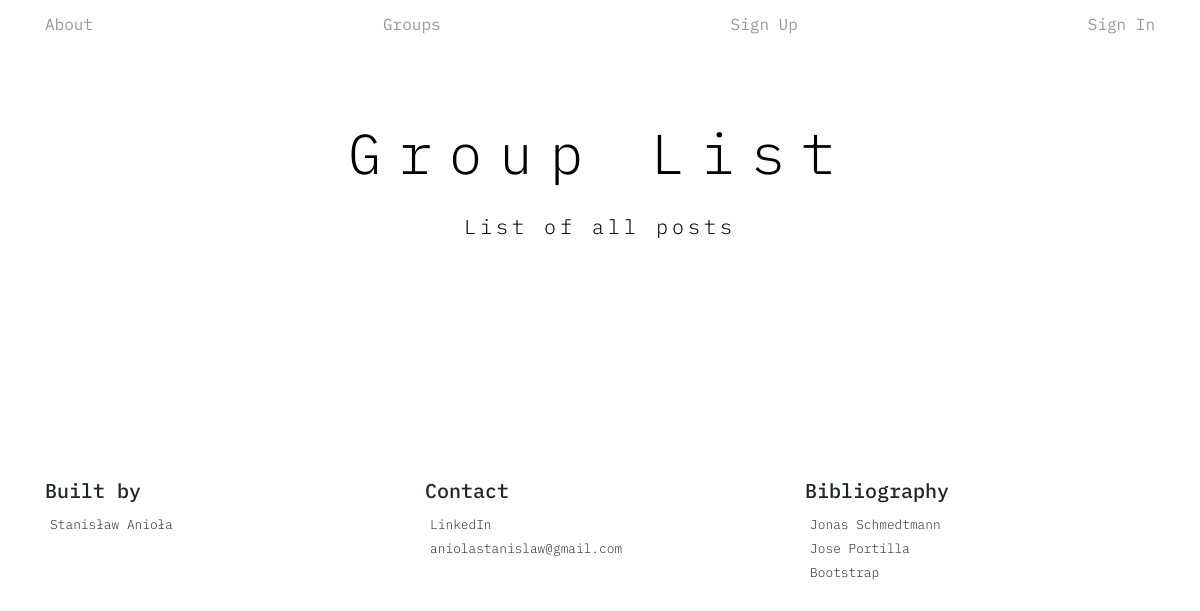
Page /group_app/group_list/ on the earlier database version.
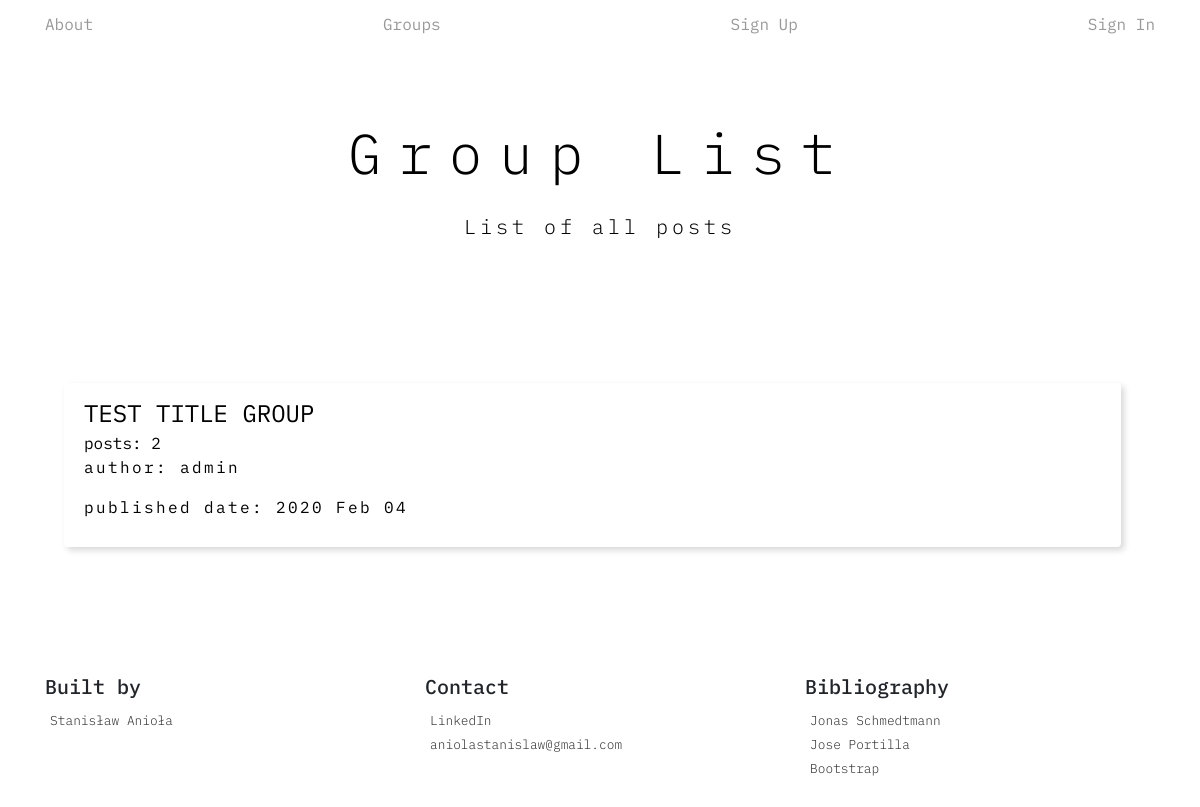
Same page on the later database version.
### group_app/models.py (models this page shows, shortened)
class GroupModel(models.Model):
    group_author = models.ForeignKey(User, on_delete=models.CASCADE)
    group_title = models.CharField(max_length=264)
    group_description = models.TextField(max_length=264)
    group_creation_date = models.DateTimeField(default=timezone.now)
    group_published_date = models.DateTimeField(blank=True, null=True)
    def view_approved_comment(self):
        return self.post_belong_to_group.filter(post_approved=True)

### group_app/views.py (the view)
class GroupListView(generic.ListView):
    model = models.GroupModel
    context_object_name = 'group_list'
    template_name = 'group_app/group_list.html'

### group_app/templates/group_app/group_list.html (shortened to what this page needs)
{% extends 'main/base.html' %}
    {% block head_primary %}Group List{% endblock %}
    {% block head_sub %}
        {% if user.is_authenticated %}
            <p>Welcome back {{ user.username }}</p>
        {% else %}
            List of all posts
        {% endif %}
    {% endblock %}
    {% block content %}
        {% block group_content %}
            <ol class="list-group list-group-flush container">
                {% for group in group_list %}
                {% if group.group_published_date %}
                    <li class="list-group-item group-list-element">
                        <div class="d-md-flex flex-md-equal w-100">
                            <div class="overflow-hidden">
                                <div class="group-link-list-box">
                                    <div class="group-link-list-box-major">
                                        <a class="group-link" href="{% url 'group_app:group_detail' pk=group.pk %}">{{ group.group_title }}</a>
                                    </div>
                                </div>
                                {% if group.view_approved_comment %}
                                    post{{ group.post_belong_to_group.count|pluralize }}:
                                    <span>{{ group.post_belong_to_group.count }}</span>
                                {% else %}
                                    post: 0
                                {% endif %}
                                <p class="group-description">author: {{ group.group_author }}</p>
                                <p class="group-description">published date: {{ group.group_published_date|date:"Y M d" }}</p>
                            </div>
                        </div>
                    </li>
                {% endif %}
                {% endfor %}
            </ol>
        {% endblock %}
    {% endblock %}

### templates/main/base.html (shortened to what this page needs)
<!DOCTYPE html>
{% load staticfiles %}
<html lang="en">
<head>
    <link rel="stylesheet" type="text/css" href="{% static 'css/style.css' %}">
    <link rel="stylesheet" href="https://stackpath.bootstrapcdn.com/bootstrap/4.3.1/css/bootstrap.min.css">
</head>
<body>
    <nav class="site-header sticky-top py-1">
        <div class="container d-flex flex-column flex-md-row justify-content-between">
            <a class="py-2 d-md-inline-block" href="{% url 'index_view' %}">About</a>
            <a class="py-2 d-md-inline-block" href="{% url 'group_app:group_list' %}">Groups</a>
            {% if not user.is_authenticated %}
                <a class="py-2 d-md-inline-block" href="{% url 'register_app:register_user' %}">Sign Up</a>
                <a class="py-2 d-md-inline-block" href="{% url 'login_app:login_user' %}">Sign In</a>
            {% else %}
                <a class="py-2 d-md-inline-block" href="{% url 'login_app:logout_user' %}">Sign Out</a>
            {% endif %}
        </div>
    </nav>
    <div class="position-relative overflow-hidden text-center">
        <div class="col-md-10 mx-auto mb-n5 mt-4 heading-primary">
            <h1 class="display-4 heading-primary-main hidden-sm-down">{% block head_primary %}{% endblock %}</h1>
            <h1 class="pb-4 lead  heading-primary-sub">{% block head_sub %}{% endblock %}</h1>
        </div>
    </div>
    <div class="d-md-flex flex-md-equal w-100 my-md-3 pl-md-3">
        <div class="mr-md-3 pt-3 px-3 pt-md-5 px-md-5 overflow-hidden">
            <div class="my-3 py-3">
                {% block content %}
                {% endblock %}
            </div>
        </div>
    </div>
    <div class="footer-background">
      <footer class="container py-5">
        <div class="row">
          <div class="col-6 col-md-4">
            <h5>Built by</h5>
            <ul class="list-unstyled text-small">
              <li><a class="text-muted navigation-link" href="https://www.linkedin.com/in/stanislaw-aniola/">Stanisław Anioła</a></li>
            </ul>
          </div>
          <div class="col-6 col-md-4">
            <h5>Contact</h5>
            <ul class="list-unstyled text-small">
              <li><a class="text-muted navigation-link" href="https://www.linkedin.com/in/stanislaw-aniola/">LinkedIn</a></li>
              <li><a class="text-muted navigation-link" href="#">aniolastanislaw@gmail.com</a></li>
            </ul>
          </div>
          <div class="col-6 col-md-4">
            <h5>
                Bibliography
            </h5>
            <ul class="list-unstyled text-small">
              <li><a class="text-muted navigation-link" href="https://www.udemy.com/course/advanced-css-and-sass/">Jonas Schmedtmann</a></li>
              <li><a class="text-muted navigation-link" href="https://www.udemy.com/course/python-and-django-full-stack-web-developer-bootcamp/">Jose Portilla</a></li>
              <li><a class="text-muted navigation-link" href="https://getbootstrap.com/docs/4.4/examples/product/">Bootstrap</a></li>
            </ul>
          </div>
        </div>
      </footer>
    </div>
</body>
</html>

### static/css/style.css (style rules this page uses)
* { margin: 0; padding: 0; box-sizing: border-box; }
body { font-family: 'IBM Plex Mono', monospace !important; font-size: 16px; line-height: 1.7; color: black; }
.footer-background { backdrop-filter: saturate(10%) blur(1.25em) !important; }
.group-list-element { background-color: rgba(255, 255, 255, 0) !important; -webkit-backdrop-filter: saturate(10%) blur(1.25em) !important; backdrop-filter: saturate(10%) blur(2em) !important; margin-bottom: 2em !important; border-bottom: none !important; border-top: none !important; border-radius: .25rem !important; box-shadow: 0.2em 0.2em 0.4em 0em rgba(0, 0, 0, 0.158); text-decoration: none; color: black; }
.group-description { font-size: 1em; letter-spacing: 0.15em; }
.group-link:link, .group-link:visited { text-decoration: none; text-transform: uppercase; color: black; font-size: 1.5em; }
.overflow-hidden { overflow: hidden; }
.heading-primary { color: black; text-transform: none; backface-visibility: hidden; padding-top: 3em; padding-bottom: 4em; }
.heading-primary-main { display: block; font-size: 2.5rem; font-weight: 400; letter-spacing: 0.3em; animation-name: moveInLeft; animation-duration: 1.5s; animation-delay: 0.2s; animation-timing-function: ease-in-out; }
.heading-primary-sub { display: block; font-size: 1em; font-weight: 400; letter-spacing: 0.2em; animation-name: moveInRight; animation-duration: 1.5s; animation-delay: 0.1s; animation-timing-function: ease-in-out; margin-top: 1.4em; }
.navigation-link:link, .navigation-link:visited { display: inline-block; font-size: 0.8rem; font-weight: 300; padding: 0.06em 0.4em; text-decoration: none; color: rgba(0, 0, 0, 0.822) !important; background-image: linear-gradient(120deg, transparent 0%, transparent 50%, rgb(0, 0, 0) 50%); background-size: 240%; transition: all 0.4s; }
.site-header { -webkit-backdrop-filter: saturate(180%) blur(2.5em); backdrop-filter: saturate(180%) blur(1.25em); }
.site-header a { color: #999; transition: ease-in-out color .15s; }
@media (min-width: 48em) { .flex-md-equal > * { -ms-flex: 1; -webkit-box-flex: 1; flex: 1; } }

Differences in the rows shown:
added GroupModel: group_title "TEST TITLE GROUP", post_belong_to_group.count "2", group_author "admin", group_published_date "2020 Feb 04"
